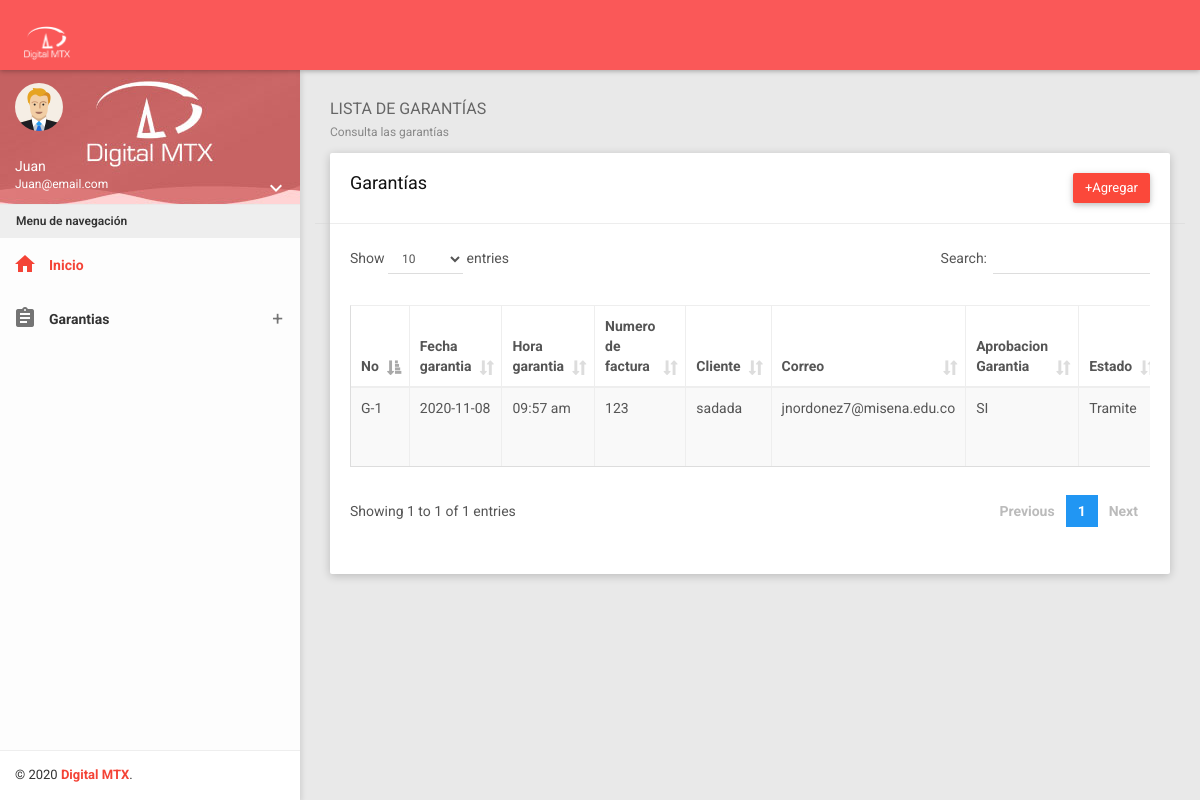
Page /?controller=garanty&method=listGaranty (signed in) on the committed database.
### tables this page shows
CREATE TABLE `mg_garantia` (
  `id` int(11) NOT NULL,
  `No_garantia` varchar(20) NOT NULL,
  `Fecha_ingreso` date NOT NULL,
  `Hora_ingreso` varchar(50) NOT NULL,
  `Numero_Factura` varchar(50) NOT NULL,
  `Punto_Venta` varchar(50) NOT NULL,
  `Fecha_Compra` date NOT NULL,
  `Nombre_Cliente` varchar(50) NOT NULL,
  `Identificacion_Cliente` varchar(50) NOT NULL,
  `Correo_Cliente` varchar(50) NOT NULL,
  `Direccion_Cliente` varchar(50) NOT NULL,
  `Flete` varchar(5) NOT NULL,
  `Departamento` varchar(50) DEFAULT NULL,
  `Municipio` varchar(50) DEFAULT NULL,
  `Valor_Flete` varchar(40) DEFAULT NULL,
  `No_Guia` varchar(20) DEFAULT NULL,
  `Transportadora` varchar(50) DEFAULT NULL,
  `Observacion_Empleado` text NOT NULL,
  `Empleado` varchar(50) NOT NULL
);

CREATE TABLE `mg_detalle_garantia` (
  `id` int(11) NOT NULL,
  `Codigo_Producto` varchar(50) DEFAULT NULL,
  `Descripcion_Producto` text DEFAULT NULL,
  `Marca_Producto` varchar(50) DEFAULT NULL,
  `Sello_Producto` varchar(50) DEFAULT NULL,
  `Referencia` varchar(50) DEFAULT NULL,
  `Cantidad_Producto` int(11) DEFAULT NULL,
  `Codigo_Proveedor` varchar(20) DEFAULT NULL,
  `Id_Garantia` int(11) DEFAULT NULL,
  `Observacion_Cliente` text DEFAULT NULL,
  `Estado` varchar(50) DEFAULT NULL,
  `Observacion_Final` text DEFAULT NULL,
  `Aprobacion_Garantia` varchar(5) NOT NULL
);

### Models/Garanty.php (called while the page is built, shortened)
<?php
class Garanty
{
    private $pdo;
    public function __construct()
    {
        try {
            $this->pdo = new Conexion;
        } catch (PDOException $e) {
            die($e->getMessage());
        }
    }
    public function getAllDet()
    {
        try {
            $strSql = "SELECT g.*,d.* FROM mg_garantia g INNER JOIN mg_detalle_garantia d ON g.id = d.Id_Garantia WHERE d.Aprobacion_Garantia = 'SI' GROUP BY g.No_garantia ORDER BY d.Id_Garantia ASC";
            $query = $this->pdo->select($strSql);
            return $query;
        } catch (PDOException $e) {
            die($e->getMessage());
        }
    }
}

### Providers/Database.php (called while the page is built, shortened)
<?php
class Conexion extends PDO
{
	public function select($strSql, $arrayData = array(), $fetchMode = PDO::FETCH_OBJ)
	{
		$query = $this->prepare($strSql);
		if (!$query->execute())
			echo "Error, la consulta no se realizó";
		else
			return $query->fetchAll($fetchMode);
	}
}

### Views/Garanty/listGaranty.php (the view, shortened to what this page needs)
<section class="content">
    <div class="container-fluid">
        <div class="block-header">
            <h2>
                LISTA DE GARANTÍAS
                <small>Consulta las garantías</small>
            </h2>
        </div>
        <div class="row clearfix">
            <div class="col-lg-12 col-md-12 col-sm-12 col-xs-12">
                <div class="card">
                    <div class="header row">
                        <div class="col-sm-6">
                            <h2>Garantías</h2>
                        </div>
                        <div class="col-sm-6 text-right">
                            <a href="?controller=garanty&method=new" class="btn btn-danger float-right">+Agregar</a>
                        </div>
                    </div>
                    <div class="body">
                        <div class="table-responsive">
                            <table class="table table-bordered table-striped table-hover dataTable <?php echo $_SESSION['user']->cargo == "Administrador" ? 'js-exportable' : 'js-basic-example' ?>">
                                <thead>
                                    <tr>
                                        <th>No</th>
                                        <th>Fecha garantia</th>
                                        <th>Hora garantia</th>
                                        <th>Numero de factura</th>
                                        <th>Cliente</th>
                                        <th>Correo</th>
                                        <th>Aprobacion Garantia</th>
                                        <th>Estado</th>
                                    </tr>
                                </thead>
                                <tbody>
                                    <?php foreach ($garanties as $key => $garanty) {
                                         ?>
                                            <tr>
                                                <td><?php echo $garanty->No_garantia ?></td>
                                                <td><?php echo $garanty->Fecha_ingreso ?></td>
                                                <td><?php echo $garanty->Hora_ingreso ?></td>
                                                <td><?php echo $garanty->Numero_Factura ?></td>
                                                <td><?php echo $garanty->Nombre_Cliente ?></td>
                                                <td><?php echo $garanty->Correo_Cliente ?></td>
                                                <td><?php echo $garanty->Aprobacion_Garantia ?></td>
                                                <td><?php echo $garanty->Estado ?></td>
                                     </tr>
                                <?php
                            } ?>
                        </tbody>
                    </table>
                    </div>
                </div>
            </div>
        </div>
    </div>
    </div>
</section>

### rows in the picture
mg_garantia: No_garantia "G-1", Fecha_ingreso "2020-11-08", Hora_ingreso "09:57 am", Numero_Factura "123", Nombre_Cliente "sadada", Correo_Cliente "jnordonez7@misena.edu.co", mg_detalle_garantia.Aprobacion_Garantia "SI", mg_detalle_garantia.Estado "Tramite"

### other values in the picture
$_SESSION['user']->nombre "Juan"
$_SESSION['user']->correo "Juan@email.com"
